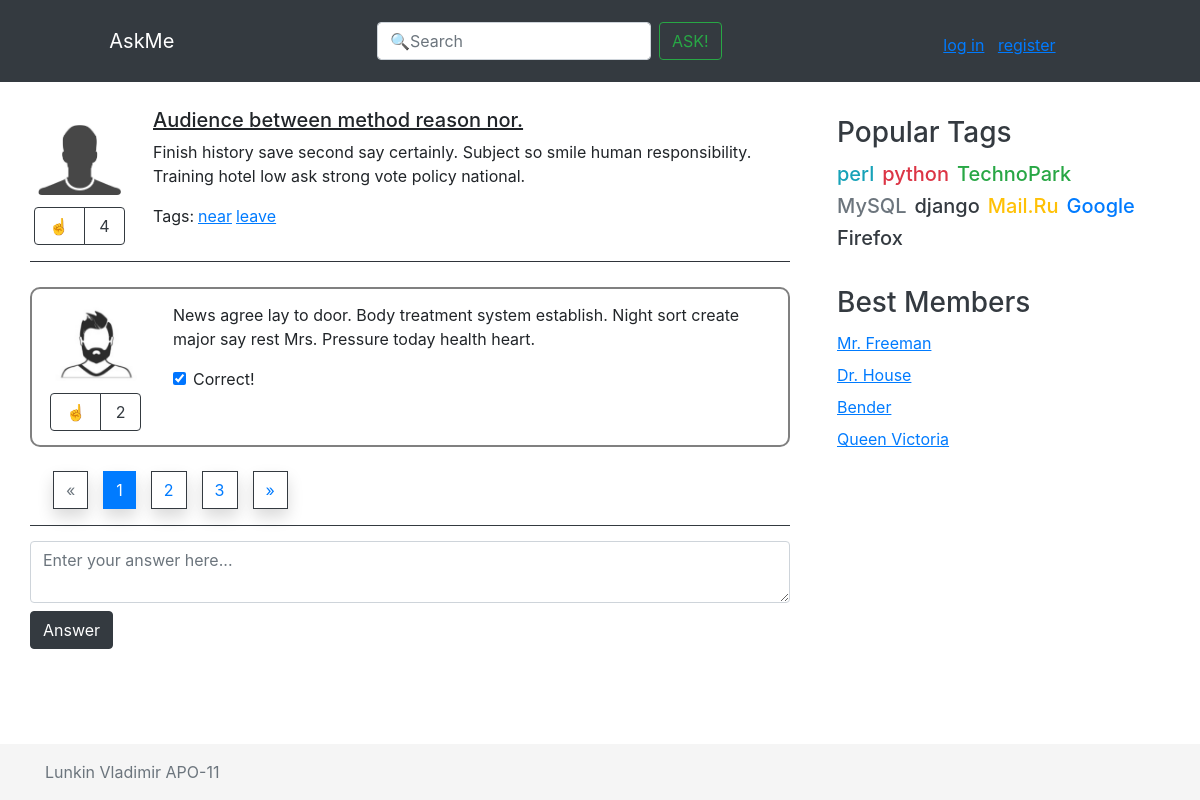
Before: /question/58/ with the older database file.
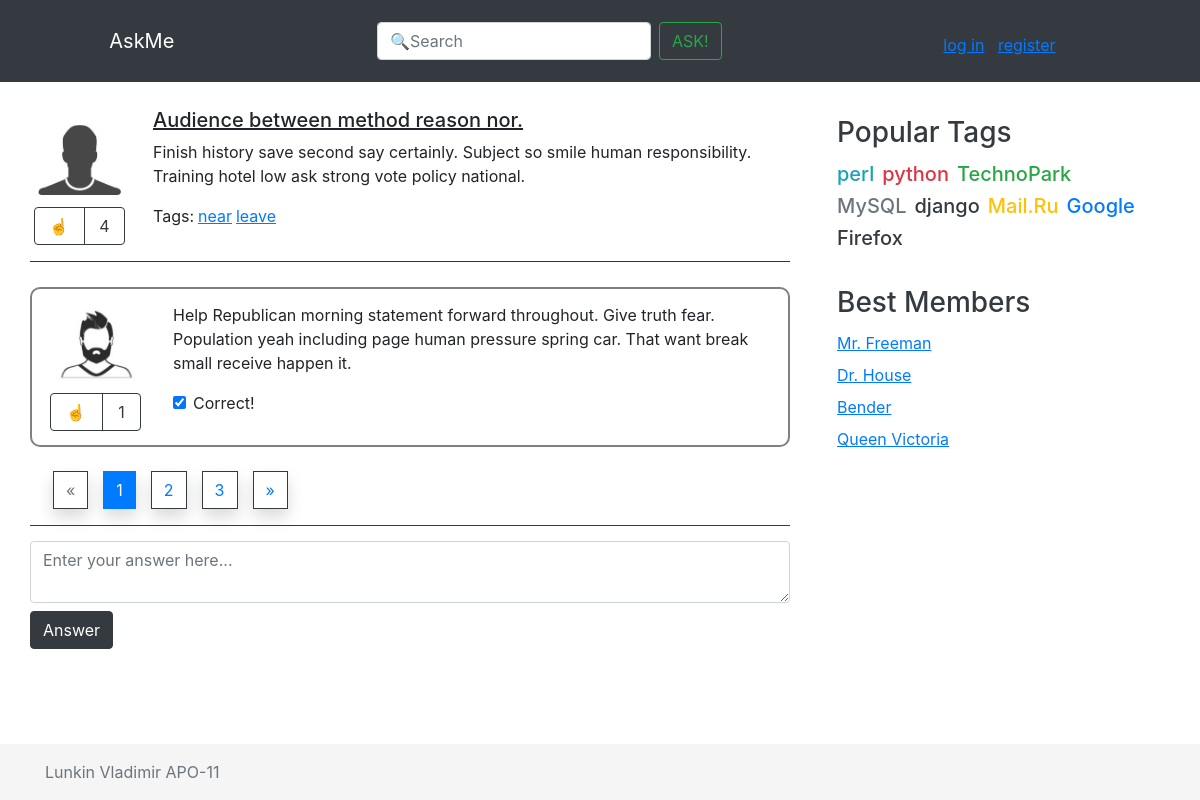
After: the same page with the newer database file.
### app/models.py (models this page shows, shortened)
class Question(models.Model):
    profile_id = models.ForeignKey('Profile', on_delete=models.CASCADE)
    title = models.CharField(max_length=1024, verbose_name='Заголовок')
    text = models.TextField(verbose_name='Текст')
    tags = models.ManyToManyField(Tag)
    date_create = models.DateTimeField(auto_now_add=True, verbose_name='Время создания')
    like = models.IntegerField(default=0)
    number_of_answers = models.IntegerField(default=0)
    objects = QuestionManager()
    class Meta:
        verbose_name = 'Вопрос'
        verbose_name_plural = 'Вопросы'

class Profile(models.Model):
    user_id = models.OneToOneField(User, on_delete=models.CASCADE, null=True)
    avatar = models.ImageField(null=True)
    objects = ProfileManager()
    class Meta:
        verbose_name = 'Профиль'
        verbose_name_plural = 'Профили'

class Tag(models.Model):
    tag = models.CharField(max_length=32, verbose_name='Тег')
    objects = TagManager()
    def __str__(self):
        return self.tag
    class Meta:
        verbose_name = 'Тег'
        verbose_name_plural = 'Теги'

class Answer(models.Model):
    profile_id = models.ForeignKey('Profile', on_delete=models.CASCADE)
    question_id = models.ForeignKey('Question', on_delete=models.CASCADE)
    text = models.TextField(verbose_name='Текст')
    is_correct = models.BooleanField(default=False, verbose_name='Чекбокс')
    date_create = models.DateTimeField(auto_now_add=True, verbose_name='Время создания')
    like = models.IntegerField(default=0)
    objects = AnswerManager()
    class Meta:
        verbose_name = 'Ответ'
        verbose_name_plural = 'Ответы'

### app/views.py (the view)
# urls.py: path('question/<int:pk>/', views.question_page, name='question'),
def question_page(request, pk):
    question = Question.objects.get(id=pk)
    answers_page = paginate(Answer.objects.by_question(pk), request, 1)
    return render(request, 'question.html', {
        'question': question,
        'content': answers_page,
    })

### app/models.py (called while the page is built)
    def by_question(self, pk):
        return self.filter(question_id=pk)

### app/views.py (called while the page is built)
def paginate(objects_list, request, per_page=2):
    paginator = Paginator(objects_list, per_page)
    page_num = request.GET.get('page')
    return paginator.get_page(page_num)

### templates/question.html (shortened to what this page needs)
{% extends 'inc/base.html' %}
{% load static %}
{% block navbar %}
	{% include 'inc/navbar.html' %}
{% endblock navbar %}
{% block content %}
<div class="row media d-flex flex-wrap">
	<div class="d-flex px-1 mr-4 flex-column">
		<img src="{% static question.profile_id.avatar %}" class="question-img mb-2" alt="...">
		<div class="btn-group" role="group" aria-label="">
			<button type="button" class="btn btn-outline-dark">&#9757;</button>
			<span class="btn btn-outline-dark">{{ question.like }}</span>
		</div>
	</div>
	<div class="media-body">
		<h5 class="mt-0"><u>{{ question.title }}</u></h5>
		<p>{{ question.text }}</p>
		<div class="row">
			<div class="col">
				<div class="d-flex flex-wrap">
					<p class="mr-1">Tags:</p>
					{% for tag in question.tags.all %}
						<a class="mr-1" href="{% url 'questions_by_tag' tag %}"><u>{{ tag }}</u></a>
					{% endfor %}
				</div>
			</div>
		</div>
	</div>
</div>
<hr class="row" color="#343a40">
{% for answer in content %}
	{% include 'inc/answer.html' %}
{% endfor %}
{% include 'inc/pagination.html' %}
<div class="" style="">
    <div class="row mt-3">
        <textarea class="form-control" id="inputText" rows="2" placeholder="Enter your answer here..."></textarea>
    </div>
    <div class="row my-2">
        <button type="submit" class="btn btn-dark">Answer</button>
    </div>
</div>
{% endblock content %}

### templates/inc/base.html (shortened to what this page needs)
{% load static %}
<!doctype html>
<html lang="en">
<head>
	<link href="{% static "css/bootstrap.min.css" %}" rel="stylesheet">
	<link href="{% static "css/my.css" %}" rel="stylesheet">
</head>
<body>
	{% block navbar %}
	{% endblock navbar %}
	<main role="main">
		<div class="container mt-5">
			<div class="row">
				<div class="col-8" style="margin-bottom: 60px">
					{% block content %}
					{% endblock content %}
				</div>
				<div class="col-4">
					{% include 'inc/right.html' %}
				</div>
			</div>
		</div>
	</main>
	{% include 'inc/footer.html' %}
</body>
</html>

### templates/inc/navbar.html (shortened to what this page needs)
{% load static %}
<header>
    <nav class="navbar navbar-dark d-flex justify-content-between justify-content-md-around fixed-top bg-dark" style="height: 81.6px">
        <a class="navbar-brand" href="{% url 'new_questions' %}">AskMe</a>
        <form class="d-flex mt-md-0">
            <div class="flex-fill mr-2 my-2 my-md-0">
                <input class="form-control" type="text" placeholder="&#128269;Search" aria-label="Search">
            </div>
            <a class="flex-fill btn btn-outline-success my-2 my-md-0" type="submit" href="{% url 'create_ask' %}">ASK!</a>
        </form>
        {% block user %}
        <div class="mr-md-0 d-flex mt-md-2" style="margin-right: 400px; width: 182.54px">
            <div class="d-flex justify-content-start mx-auto">
                <a href="{% url 'login' %}"><u>log in</u></a>
                <a href="{% url 'signup' %}"><u>register</u></a>
            </div>
        </div>
        {% endblock user %}
    </nav>
</header>

### templates/inc/answer.html
{% load static %}
<div class="row media d-flex flex-wrap question-box">
	<div class="d-flex px-1 mr-4 flex-column">
		<img src="{% static answer.profile_id.avatar %}" class="question-img mb-2" alt="...">
		<div class="btn-group" role="group" aria-label="">
			<button type="button" class="btn btn-outline-dark">&#9757;</button>
			<span class="btn btn-outline-dark">{{ answer.like }}</span>
		</div>
    </div>
    <div class="media-body px-1">
        <p>{{ answer.text }}</p>
        <div class="form-check">
            <input class="form-check-input" type="checkbox" checked>
            <label class="form-check-label">
				Correct!
            </label>
        </div>
	</div>
</div>

### templates/inc/pagination.html
<nav aria-label="..." class="mt-4">
	<ul class="pagination">
		{% if content.has_previous %}
			<li class="mx-2 shadow page-item">
				<a class="page-link border border-dark rounded-0" href="?page=1" aria-label="Previous">
					<span aria-hidden="true">&laquo;</span>
				</a>
			</li>
		{% else %}
			<li class="mx-2 shadow page-item disabled">
				<a class="page-link border border-dark rounded-0" href="#" aria-label="Previous">
					<span aria-hidden="true">&laquo;</span>
				</a>
			</li>
		{% endif %}
		{% for num in content.paginator.page_range %}
			{% if num == content.number %}
				<li class="mx-2 shadow page-item active">
					<span class="page-link rounded-0">{{ num }}</span>
				</li>
			{% elif num > content.number|add:'-2' and num < content.number|add:'2' or num == 3 and content.number == 1 or num == content.paginator.num_pages|add:'-2' and content.number == content.paginator.num_pages %}
				<li class="mx-2 shadow page-item">
					<a class="page-link border border-dark" href="?page={{ num }}">{{ num }}</a>
				</li>
			{% endif %}
		{% endfor %}
		{% if content.has_next %}
			<li class="mx-2 shadow page-item">
				<a class="page-link border border-dark rounded-0" href="?page={{ content.paginator.num_pages }}" aria-label="Next">
					<span aria-hidden="true">&raquo;</span>
				</a>
			</li>
		{% else %}
			<li class="mx-2 shadow page-item disabled">
				<a class="page-link border border-dark rounded-0" href="#" aria-label="Next">
					<span aria-hidden="true">&raquo;</span>
				</a>
			</li>
		{% endif %}
	</ul>
</nav>

### templates/inc/right.html
<div class="d-flex flex-column ml-4">
    <div class="p-2 mb-2">
        <h3 class="text-dark">Popular Tags</h3>
        <div class="d-flex flex-wrap h5">
            <a class="my-1 mr-2 text-info" href="#">perl</a>
            <a class="my-1 mr-2 text-danger" href="/tag/python/">python</a>
            <a class="my-1 mr-2 text-success" href="#">TechnoPark</a>
            <a class="my-1 mr-2 text-muted" href="#">MySQL</a>
            <a class="my-1 mr-2 text-dark" href="#">django</a>
            <a class="my-1 mr-2 text-warning" href="#">Mail.Ru</a>
            <a class="my-1 mr-2 " href="#">Google</a>
            <a class="my-1 mr-2 text-dark" href="#">Firefox</a>
        </div>
    </div>
    <div class="p-2">
        <div class="list-group list-group-flush">
            <h3 class="text-dark">Best Members</h3>
            <a href="#" class="my-1"><u>Mr. Freeman</u></a>
            <a href="#" class="my-1"><u>Dr. House</u></a>
            <a href="#" class="my-1"><u>Bender</u></a>
            <a href="#" class="my-1"><u>Queen Victoria</u></a>
        </div>
    </div>
</div>

### templates/inc/footer.html
<footer class="footer fixed-bottom py-3">
    <div class="container">
        <span class="text-muted">Lunkin Vladimir APO-11</span>
    </div>
</footer>

### static/css/my.css (style rules this page uses)
main > .container { padding: 60px 15px 0; }
.footer { background-color: #f5f5f5; }
.footer > .container { padding-right: 15px; padding-left: 15px; }
.question-box { margin-top: 25px; border: 2px solid gray; border-radius: 10px; padding: 14px; }
.question-img { padding: .25rem; background-color: #fff; max-width: 91px; height: auto; border-radius: .5rem!important; }

Changed rows visible on the page:
removed Answer: profile_id.avatar (picture), like "2", text "News agree lay to door. Body treatment system establish. Night sort create major say rest Mrs. Pressure today health heart."
added Answer: profile_id.avatar (picture), like "1", text "Help Republican morning statement forward throughout. Give truth fear. Population yeah including page human pressure spring car. That want break small receive happen it."
